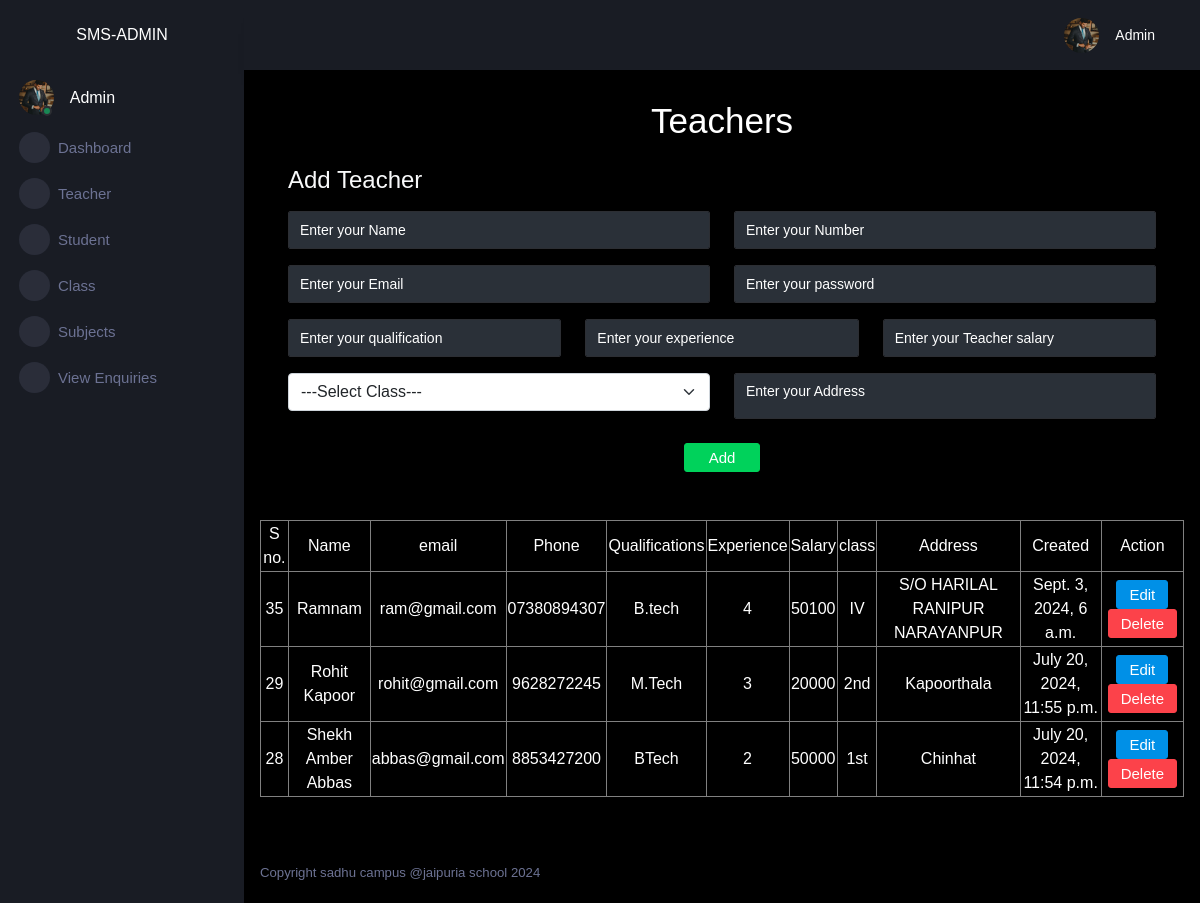
Screenshot of /adminapp/teacher (signed in) with the database file from the repository.
### user/models.py (models this page shows)
class Teacher(models.Model):
    id=models.AutoField(primary_key=True)
    name=models.CharField(max_length=25)
    phone=models.CharField(max_length=25)
    email=models.CharField(max_length=25,unique=True)
    address=models.TextField()
    qualification=models.CharField(max_length=40)
    experience=models.CharField(max_length=40)
    tclass=models.CharField(max_length=20)
    tsalary=models.IntegerField()
    pic=models.FileField(upload_to="")
    created=models.DateTimeField()

### adminapp/views.py (the view, shortened to what this page needs)
# urls.py: path('teacher',views.teacher,name="teacher"),
@cache_control(no_store=True,no_cache=True,must_revalidate=True)
def teacher(request):
    try:
        if request.session['username']!=None:
            t=Teacher.objects.all().order_by('-created')
            cl=Class.objects.all()
            return render(request,'teacher.html',{'t':t,'cl':cl})
    except:
        return redirect('login')

### adminapp/templates/teacher.html (shortened to what this page needs)
{% extends "adminparent.html" %}
{% block body %}
    <div class="row">
        <div class="col-sm-12">
            <h1 style="text-align:center;">Teachers</h1>
            <div class="row">
                <div class="col-sm-12">
                    <form method="post" class="p-3 text-light" >
                        <h3>Add Teacher</h3>
                        <div class="row">
                            <div class="col-sm-6"><input type="text" class="form-control my-2" name="name" placeholder="Enter your Name"></div>
                            <div class="col-sm-6"><input type="text" class="form-control my-2" name="number" placeholder="Enter your Number"></div>
                        </div>
                        <div class="row">
                            <div class="col-sm-6"><input type="text" class="form-control my-2" name="email" placeholder="Enter your Email"></div>
                            <div class="col-sm-6"><input type="text" class="form-control my-2"  name="password" placeholder="Enter your password"></div>
                        </div>
                        <div class="row">
                            <div class="col-sm-4"><input type="text" class="form-control  my-2" name="qualification" placeholder="Enter your qualification"></div>
                            <div class="col-sm-4"><input type="text" class="form-control  my-2" name="experience" placeholder="Enter your experience"></div>
                            <div class="col-sm-4"><input type="text" class="form-control my-2" name="tsalary" placeholder="Enter your Teacher salary"></div>
                        </div>
                        <div class="row">
                            <div class="col-sm-6">
                                <select name="tclass" id="" class="form-select my-2">
                                    <option value="" selected>---Select Class---</option>
                                </select>
                            </div>
                            <div class="col-sm-6"><textarea name="address" id="" class="form-control my-2" placeholder="Enter your Address" ></textarea></div>
                        </div>
                      <div class="row">
                        <div class="col-sm-12 text-center">
                            <button type="submit" class="btn btn-success d-inline-block my-3 mx-auto px-4">Add</button>
                        </div>
                      </div>
                    </form>
                </div>
            </div>
            <div class="row my-3">
                <table class="table-bordered text-center">
                    <tr>
                        <td>S no.</td>
                        <td>Name</td>
                        <td>email</td>
                        <td>Phone</td>
                        <td>Qualifications</td>
                        <td>Experience</td>
                        <td>Salary</td>
                        <td>class</td>
                        <td>Address</td>
                        <td>Created</td>
                        <td colspan="2">Action</td>
                    </tr>
                   {%for i in t%}
                   <tr>
                    <td>{{i.id}}</td>
                    <td>{{i.name}}</td>
                    <td>{{i.email}}</td>
                    <td>{{i.phone}}</td>
                    <td>{{i.qualification}}</td>
                    <td>{{i.experience}}</td>
                    <td>{{i.tsalary}}</td>
                    <td>{{i.tclass}}</td>
                    <td>{{i.address}}</td>
                    <td>{{i.created}}</td>
                    <td>
                        <a href="{% url 'adminapp:editteacher' id=i.id %}" class="btn btn-primary">Edit</a>
                        <a href="{% url 'adminapp:delteacher' id=i.id %}" class="btn btn-danger">Delete</a>
                    </td>
                </tr>
                   {%endfor%}
                </table>
            </div>
        </div>
    </div>
{% endblock body %}

### adminapp/templates/adminparent.html (shortened to what this page needs)
<!DOCTYPE html>
<html lang="en">
    {% load static %}
<head>
    <link rel="stylesheet" href="{% static 'assets/vendors/mdi/css/materialdesignicons.min.css' %}">
    <link rel="stylesheet" href="{% static 'assets/vendors/css/vendor.bundle.base.css' %}">
    <link rel="stylesheet" href="{% static 'assets/vendors/jvectormap/jquery-jvectormap.css' %}">
    <link rel="stylesheet" href="{% static 'assets/vendors/flag-icon-css/css/flag-icon.min.css' %}">
    <link rel="stylesheet" href="{% static 'assets/vendors/owl-carousel-2/owl.carousel.min.css' %}">
    <link rel="stylesheet" href="{% static 'assets/vendors/owl-carousel-2/owl.theme.default.min.css' %}">
    <link rel="stylesheet" href="{% static 'assets/css/style.css' %}">
    <link rel="stylesheet" href="https://cdnjs.cloudflare.com/ajax/libs/font-awesome/6.5.2/css/all.min.css" />
</head>
<body>
    <div class="container-scroller">
      <nav class="sidebar sidebar-offcanvas" id="sidebar">
          <div class="sidebar-brand-wrapper d-none d-lg-flex align-items-center justify-content-center fixed-top">
            <span>SMS-ADMIN</span>
          </div>
          <ul class="nav">
            <li class="nav-item profile">
              <div class="profile-desc">
                <div class="profile-pic">
                  <div class="count-indicator">
                    <img class="img-xs rounded-circle " src="{% static 'assets/images/faces/face2.jpg' %}" alt="">
                    <span class="count bg-success"></span>
                  </div>
                  <div class="profile-name">
                    <h5 class="mb-0 font-weight-normal">Admin</h5>
                  </div>
                </div>
                <a href="#" id="profile-dropdown" data-bs-toggle="dropdown"><i class="mdi mdi-dots-vertical"></i></a>
              </div>
            </li>
            <li class="nav-item menu-items">
              <a class="nav-link" href="{%url 'adminapp:dash'%}">
                <span class="menu-icon">
                  <i class="mdi mdi-speedometer"></i>
                </span>
                <span class="menu-title">Dashboard</span>
              </a>
            </li>
           <li class="nav-item menu-items">
              <a class="nav-link" href="{%url 'adminapp:teacher'%}">
                <span class="menu-icon">
                  <i class="mdi mdi-playlist-play"></i>
                </span>
                <span class="menu-title">Teacher</span>
              </a>
            </li>
            <li class="nav-item menu-items">
              <a class="nav-link" href="{%url 'adminapp:student'%}">
                <span class="menu-icon">
                  <i class="mdi mdi-playlist-play"></i>
                </span>
                <span class="menu-title">Student</span>
              </a>
            </li>
            <li class="nav-item menu-items">
              <a class="nav-link" href="{%url 'adminapp:classes'%}">
                <span class="menu-icon">
                  <i class="mdi mdi-playlist-play"></i>
                </span>
                <span class="menu-title">Class</span>
              </a>
            </li>
            <li class="nav-item menu-items">
              <a class="nav-link" href="{%url 'adminapp:subjects'%}">
                <span class="menu-icon">
                  <i class="mdi mdi-playlist-play"></i>
                </span>
                <span class="menu-title">Subjects</span>
              </a>
            </li>
            <li class="nav-item menu-items">
              <a class="nav-link" href="{%url 'adminapp:viewenquiry'%}">
                <span class="menu-icon">
                  <i class="mdi mdi-playlist-play"></i>
                </span>
                <span class="menu-title">View Enquiries</span>
              </a>
            </li>
          </ul>
        </nav>
        <div class="container-fluid page-body-wrapper">
          <nav class="navbar p-0 fixed-top d-flex flex-row">
            <div class="navbar-menu-wrapper flex-grow d-flex align-items-stretch">
              <button class="navbar-toggler navbar-toggler align-self-center" type="button" data-toggle="minimize">
                <span class="mdi mdi-menu"></span>
              </button>
              <ul class="navbar-nav navbar-nav-right">
                <li class="nav-item dropdown">
                  <a class="nav-link" id="profileDropdown" href="#" data-bs-toggle="dropdown">
                    <div class="navbar-profile">
                      <img class="img-xs rounded-circle" src="{% static 'assets/images/faces/face2.jpg' %}" alt="">
                      <p class="mb-0 d-none d-sm-block navbar-profile-name">Admin</p>
                      <i class="mdi mdi-menu-down d-none d-sm-block"></i>
                    </div>
                  </a>
                </li>
              </ul>
            </div>
          </nav>
          <div class="main-panel">
            <div class="content-wrapper">
              {% block body %}
              {% endblock body %}
            </div>
            <footer class="footer">
              <div class="d-sm-flex justify-content-center justify-content-sm-between">
                <span class="text-muted d-block text-center text-sm-left d-sm-inline-block">Copyright sadhu campus @jaipuria school 2024</span>
              </div>
            </footer>
          </div>
        </div>
      </div>
</body>
</html>

### adminapp/templates/adminparent.html (style rules this page uses)
input { color:white !important; }
::placeholder { color:white !important; }
textarea { color:white !important; }

### rows the page displays
Teacher: id "35", name "Ramnam", email "ram@gmail.com", phone "07380894307", qualification "B.tech", experience "4", tsalary "50100", tclass "IV", address "S/O HARILAL RANIPUR NARAYANPUR", created "Sept. 3, 2024, 6 a.m."
Teacher: id "29", name "Rohit Kapoor", email "rohit@gmail.com", phone "9628272245", qualification "M.Tech", experience "3", tsalary "20000", tclass "2nd", address "Kapoorthala", created "July 20, 2024, 11:55 p.m."
Teacher: id "28", name "Shekh Amber Abbas", email "abbas@gmail.com", phone "8853427200", qualification "BTech", experience "2", tsalary "50000", tclass "1st", address "Chinhat", created "July 20, 2024, 11:54 p.m."
